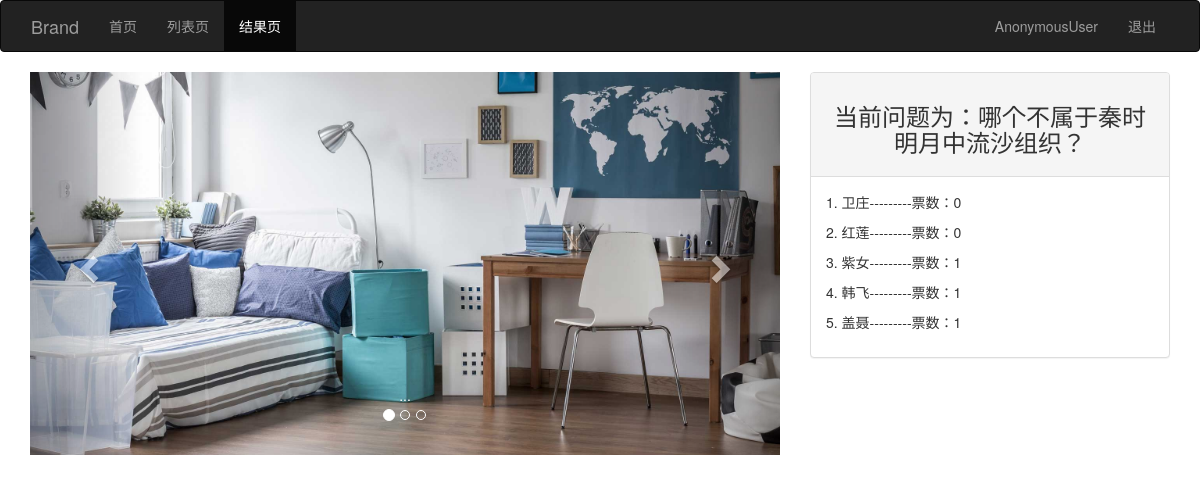
The page /result/6/ on the database its author committed.
### poll/models.py (models this page shows)
class Question(models.Model):
    desc = models.CharField(max_length=20)
    pub_date = models.DateTimeField(auto_now_add=True)
    def __str__(self):
        return self.desc
    class Meta:
        verbose_name_plural = "问题表"
        ordering = ['-pub_date']  # 排序，增加开销

class Choice(models.Model):
    desc = models.CharField(verbose_name='选项', help_text='选项描述', max_length=20)
    vote = models.IntegerField(verbose_name='票数', help_text='选项票数', default=0, null=True, blank=True)
    question = models.ForeignKey(Question, on_delete=models.CASCADE)
    myobjects = ChoiceManager()
    def __str__(self):
        return self.desc
    class Meta:
        verbose_name_plural = "选项表"

### poll/views.py (the view)
# urls.py: url(r'^result/(\d+)/$', views.result, name='result'),
def result(request, id):
    username = request.session.get('username')
    question = Question.objects.get(pk=id)
    return render(request, 'poll/result.html', {'question': question, 'username': username})

### templates/poll/result.html (shortened to what this page needs)
<!DOCTYPE html>
<html lang="en">
<head>
    <link rel="stylesheet" href="/static/js/bootstrap-3.3.7-dist/css/bootstrap.min.css">
</head>
<body>
    <nav class="navbar navbar-inverse navbar-default container-fluid">
        <div class="container">
            <div class="navbar-header">
                <a class="navbar-brand" href="#">Brand</a>
            </div>
            <div class="collapse navbar-collapse" id="bs-example-navbar-collapse-1">
                <ul class="nav navbar-nav">
                    <li><a href="{% url 'poll:index' %}">首页 <span class="sr-only">(current)</span></a></li>
                    <li><a href="{% url 'poll:detail' question.id %}">列表页</a></li>
                    <li class="active"><a href="">结果页</a></li>
                </ul>
                <ul class="nav navbar-nav navbar-right">
                    <li><a href="#">{{ request.user }}</a></li>
                    <li><a href="{% url 'poll:logout' %}">退出</a></li>
                </ul>
            </div>
        </div>
    </nav>
    <div class="container">
        <div class="row">
            <div class="col-md-8">
                <div id="carousel-example-generic" class="carousel slide" data-ride="carousel">
                    <ol class="carousel-indicators">
                        <li data-target="#carousel-example-generic" data-slide-to="0" class="active"></li>
                        <li data-target="#carousel-example-generic" data-slide-to="1"></li>
                        <li data-target="#carousel-example-generic" data-slide-to="2"></li>
                    </ol>
                    <div class="carousel-inner" role="listbox">
                        <div class="item active">
                            <img src="/static/images/01.jpg" alt="...">
                            <div class="carousel-caption">
                                ...
                            </div>
                        </div>
                    </div>
                    <a class="left carousel-control" href="#carousel-example-generic" role="button" data-slide="prev">
                        <span class="glyphicon glyphicon-chevron-left" aria-hidden="true"></span>
                    </a>
                    <a class="right carousel-control" href="#carousel-example-generic" role="button" data-slide="next">
                        <span class="glyphicon glyphicon-chevron-right" aria-hidden="true"></span>
                    </a>
                </div>
            </div>
            <div class="col-md-4">
                <div class="panel panel-default">
                    <div class="panel-heading"><h3 class="text-center">当前问题为：{{question}}</h3></div>
                    <div class="panel-body">
                        {% for choice in question.choice_set.all %}
                        <p>{{forloop.counter}}. {{choice}}---------票数：{{choice.vote}}</p>
                        {% endfor %}
                    </div>
                </div>
            </div>
        </div>
    </div>
</body>
</html>
</body>
</html>

### rows shown on the page
Question: desc "哪个不属于秦时明月中流沙组织？"
Choice: desc "卫庄", vote "0"
Choice: desc "红莲", vote "0"
Choice: desc "紫女", vote "1"
Choice: desc "韩飞", vote "1"
Choice: desc "盖聂", vote "1"

### other values the page prints
{{ request.user }} "AnonymousUser"
